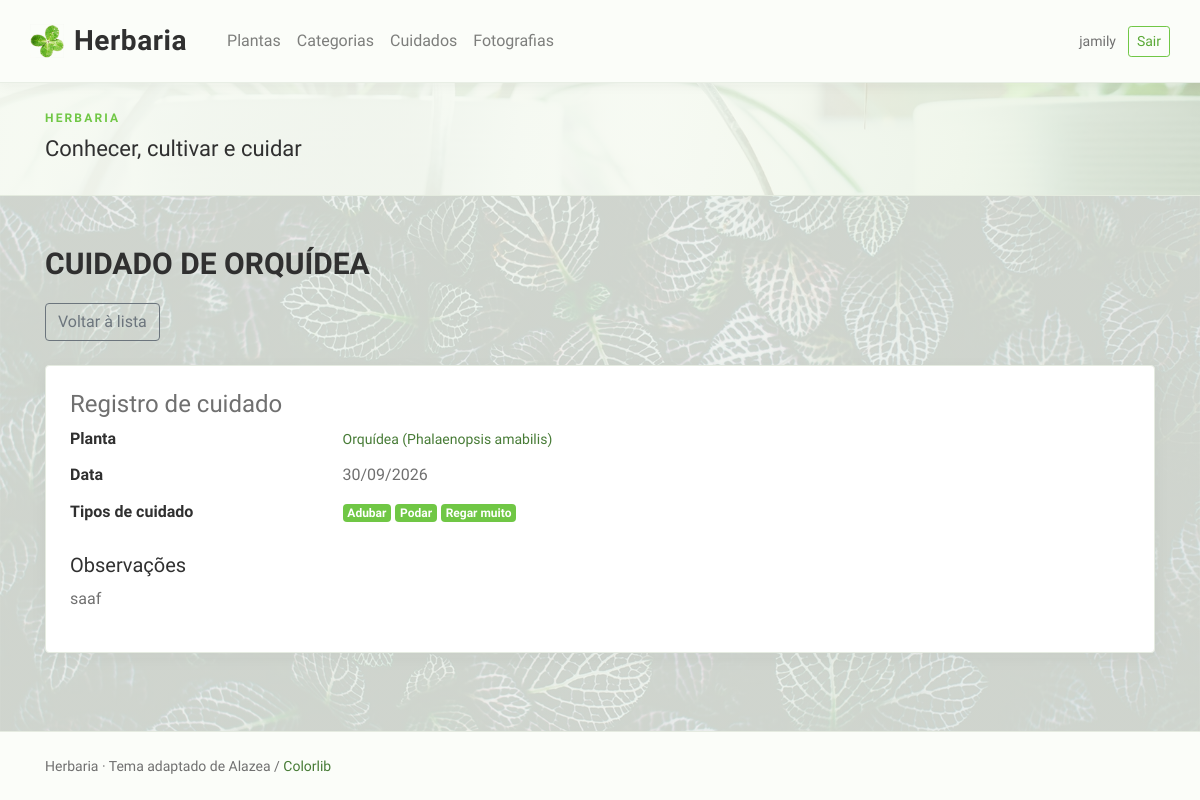
/cuidados/1/ (signed in), run on the app's committed database.
### Cuidados/models.py (models this page shows, shortened)
class Cuidados(models.Model):
    planta = models.ForeignKey(
        "plantas.Planta",
        on_delete=models.CASCADE,
        related_name="cuidados",
        verbose_name="planta",
    )
    tipo = models.ManyToManyField(
        TipoDeCuidado,
        related_name="cuidados",
        verbose_name="tipos de cuidado",
    )
    data = models.DateField("data")
    observacoes = models.TextField("observações", blank=True)
    class Meta:
        db_table = "plantas_cuidados"
        verbose_name = "cuidado"
        verbose_name_plural = "cuidados"
        ordering = ("-data",)
    def get_tipos_display(self):
        return ", ".join(tipo.nome for tipo in self.tipo.all())
    get_tipos_display.short_description = "cuidado"

class TipoDeCuidado(models.Model):
    codigo = models.CharField("código", max_length=30, unique=True)
    nome = models.CharField("nome", max_length=100)
    class Meta:
        verbose_name = "tipo de cuidado"
        verbose_name_plural = "tipos de cuidado"
        ordering = ("nome",)

### Plantas/models.py (models this page shows)
class Planta(models.Model):
    nome_cientifico = models.CharField("nome científico", max_length=150)
    nome_popular = models.CharField("nome popular", max_length=150)
    descricao = models.TextField("descrição")
    data_cadastro = models.DateField("data de cadastro", auto_now_add=True)
    data_plantio = models.DateField("data de plantio", null=True, blank=True)
    categoria = models.ForeignKey(
        "categoria.Categoria",
        on_delete=models.SET_NULL,
        null=True,
        blank=True,
        related_name="plantas",
        verbose_name="categoria",
    )
    class Meta:
        verbose_name = "planta"
        verbose_name_plural = "plantas"
        ordering = ("nome_popular", "nome_cientifico")
    def __str__(self):
        return f"{self.nome_popular} ({self.nome_cientifico})"

### Cuidados/views.py (the view)
# urls.py: path("cuidados/<int:pk>/", cuidado_views.cuidado_detalhar, name="cuidado_detalhar"),
@login_required
def cuidado_detalhar(request, pk):
    cuidado = get_object_or_404(Cuidados.objects.select_related("planta"), pk=pk)
    return render(
        request, "Plantas/cuidado_detalhar.html", {"cuidado": cuidado}
    )

### Cuidados/templates/Plantas/cuidado_detalhar.html (shortened to what this page needs)
{% extends "Plantas/base.html" %}
{% block content %}
<h1>Cuidado de {{ cuidado.planta.nome_popular }}</h1>
<div class="acoes">
<a class="btn btn-outline-secondary" href="{% url 'plantas:cuidado_listar' %}">Voltar à lista</a>
</div>
<section class="card"><div class="card-body">
<h2 class="h4">Registro de cuidado</h2>
<dl class="row">
  <dt class="col-sm-3">Planta</dt><dd class="col-sm-9"><a href="{% url 'plantas:planta_detalhar' cuidado.planta.pk %}">{{ cuidado.planta }}</a></dd>
  <dt class="col-sm-3">Data</dt><dd class="col-sm-9">{{ cuidado.data|date:"d/m/Y" }}</dd>
  <dt class="col-sm-3">Tipos de cuidado</dt><dd class="col-sm-9">{% for tipo in cuidado.tipo.all %}<span class="badge badge-success mr-1">{{ tipo.nome }}</span>{% empty %}Nenhum tipo informado.{% endfor %}</dd>
</dl>
<h3 class="h5">Observações</h3>{{ cuidado.observacoes|default:"Sem observações."|linebreaks }}
</div></section>
{% endblock %}

### Plantas/templates/Plantas/base.html (shortened to what this page needs)
{% load static %}
<!doctype html>
<html lang="pt-br">
<head>
  <link rel="stylesheet" href="{% static 'Plantas/alazea/style.css' %}">
  <link rel="stylesheet" href="{% static 'Plantas/herbaria.css' %}">
</head>
<body class="{% block body_class %}{% endblock %}">
<header class="herbaria-header">
  <nav class="navbar navbar-expand-lg navbar-light container-fluid" aria-label="Menu principal">
    <a class="navbar-brand" href="{% url 'plantas:planta_listar' %}">
      <img src="{% static 'Plantas/alazea/img/core-img/leaf.png' %}" alt="" class="herbaria-brand-mark">
      <span>Herbaria</span>
    </a>
    <div class="collapse navbar-collapse" id="menu">
      <div class="navbar-nav herbaria-nav-links">
        <a class="nav-link" href="{% url 'plantas:planta_listar' %}">Plantas</a>
        <a class="nav-link" href="{% url 'plantas:categoria_listar' %}">Categorias</a>
        <a class="nav-link" href="{% url 'plantas:cuidado_listar' %}">Cuidados</a>
        <a class="nav-link" href="{% url 'plantas:fotografia_listar' %}">Fotografias</a>
      </div>
      {% if user.is_authenticated %}
        <div class="herbaria-account">
          <span class="herbaria-username">{{ user.username }}</span>
          <form method="post" action="{% url 'logout' %}">
            {% csrf_token %}<button class="btn btn-outline-success btn-sm" type="submit">Sair</button>
          </form>
        </div>
      {% else %}
        <div class="herbaria-account">
          <a class="nav-link" href="{% url 'login' %}">Entrar</a>
          <a class="btn btn-success btn-sm" href="{% url 'usuario_cadastrar' %}">Cadastrar-se</a>
        </div>
      {% endif %}
    </div>
  </nav>
</header>
<section class="herbaria-banner">
  <div class="container">
    <p class="herbaria-banner-kicker">HERBARIA</p>
    <p class="herbaria-banner-title mb-0">Conhecer, cultivar e cuidar</p>
  </div>
</section>
<main class="container herbaria-main" id="conteudo">
  {% block content %}{% endblock %}
</main>
<footer class="herbaria-footer">
  <div class="container"><small>Herbaria <span aria-hidden="true">·</span> Tema adaptado de Alazea / <a href="https://colorlib.com">Colorlib</a></small></div>
</footer>
</body>
</html>

### Plantas/static/Plantas/herbaria.css (style rules this page uses)
body { min-height: 100vh; display: flex; flex-direction: column; background-color: #edf4e9; background-image: linear-gradient(rgba(243, 248, 239, .84), rgba(243, 248, 239, .84)), url("alazea/img/bg-img/3.jpg"); background-position: center center; background-size: cover; background-repeat: no-repeat; background-attachment: fixed; color: #707070; }
a { color: #477b36; }
.herbaria-header { position: relative; z-index: 2; background: #fbfdf9; border-bottom: 1px solid #e8eee5; box-shadow: 0 2px 12px rgba(48, 48, 48, .05); }
.herbaria-header .navbar { min-height: 82px; padding-right: 30px; padding-left: 30px; }
.herbaria-header .navbar-brand { display: inline-flex; align-items: center; margin-right: 2rem; color: #303030; font-size: 28px; font-weight: 700; letter-spacing: .02em; }
.herbaria-brand-mark { width: 34px; height: 34px; margin-right: 10px; object-fit: contain; }
.herbaria-nav-links .nav-link, .herbaria-account .nav-link { padding: .7rem .8rem; color: #505b4e; font-size: 16px; font-weight: 500; }
.herbaria-account { display: flex; align-items: center; flex-wrap: wrap; margin-left: auto; }
.herbaria-account form { margin: 0; }
.herbaria-account form button[type=submit] { transition: color 250ms ease, background-color 250ms ease, border-color 250ms ease; }
.herbaria-username { margin: 0 .75rem; color: #707070; font-size: 14px; }
.btn-outline-success { color: #5aa936; border-color: #70c745; }
.herbaria-banner { position: relative; overflow: hidden; padding: 25px 0 27px; background: linear-gradient(105deg, rgba(246, 250, 242, .97) 0%, rgba(246, 250, 242, .91) 54%, rgba(231, 241, 222, .76) 100%), url("alazea/img/bg-img/1.jpg") center 45% / cover no-repeat; border-bottom: 1px solid #e4ebdf; }
.herbaria-banner-kicker { margin: 0 0 2px; color: #70c745; font-size: 12px; font-weight: 700; letter-spacing: .18em; }
.herbaria-banner-title { color: #303030; font-size: 22px; font-weight: 500; }
.herbaria-main { flex: 1 0 auto; width: 100%; padding-top: 48px; padding-bottom: 64px; }
.herbaria-main > h1, .herbaria-main > h2 { margin-bottom: 1.25rem; color: #303030; font-size: 30px; font-weight: 600; text-transform: uppercase; }
.herbaria-main h3, .herbaria-main h4, .herbaria-main h5 { color: #303030; }
.page-actions, .acoes { display: flex; align-items: center; gap: .65rem; flex-wrap: wrap; margin: 0 0 1.5rem; }
.herbaria-main .card { overflow: hidden; border: 1px solid #e5ebe1; border-radius: 4px; box-shadow: 0 5px 18px rgba(48, 48, 48, .045); }
.herbaria-main .card-body { padding: 1.5rem; }
.herbaria-main .badge-success { background-color: #70c745; }
.herbaria-main dt { color: #303030; }
.herbaria-main dd { margin-bottom: .8rem; }
.herbaria-footer { padding: 22px 0; border-top: 1px solid #e5ebe1; background: #fbfdf9; color: #707070; }
.herbaria-footer small { font-size: 14px; }
.herbaria-footer a { color: #477b36; }

### Plantas/static/Plantas/alazea/css/classy-nav.css (style rules this page uses)
* { margin: 0; padding: 0; }
body { font-family: "Roboto", sans-serif; }
img { height: auto; max-width: 100%; }

### data on the page
Cuidados: planta.nome_popular "ORQUÍDEA", planta "Orquídea (Phalaenopsis amabilis)", data "30/09/2026", observacoes "saaf"
TipoDeCuidado: nome "Adubar"
TipoDeCuidado: nome "Podar"
TipoDeCuidado: nome "Regar muito"

### other printed values
{{ user.username }} "jamily"
